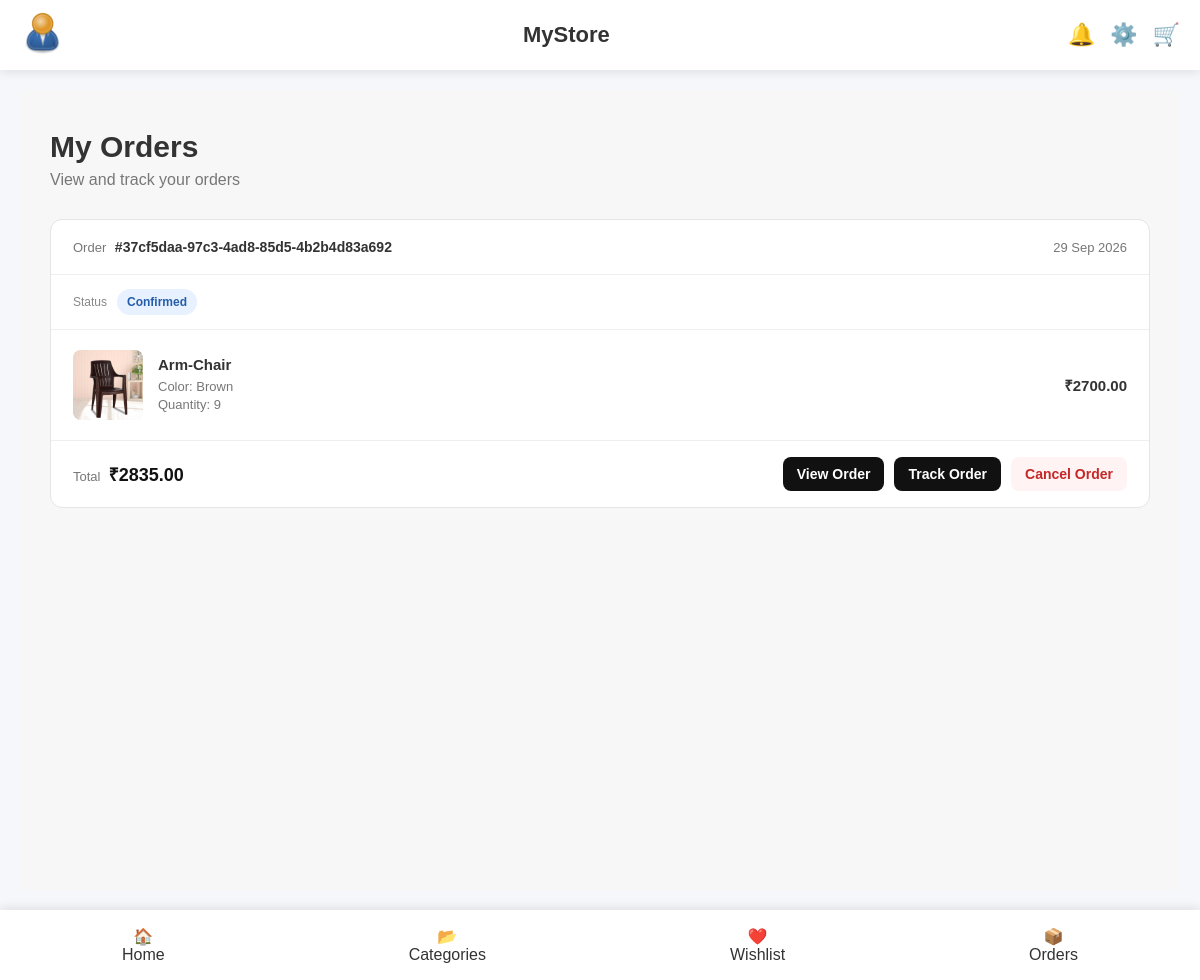
Page /orders/ (signed in) on the earlier database version.
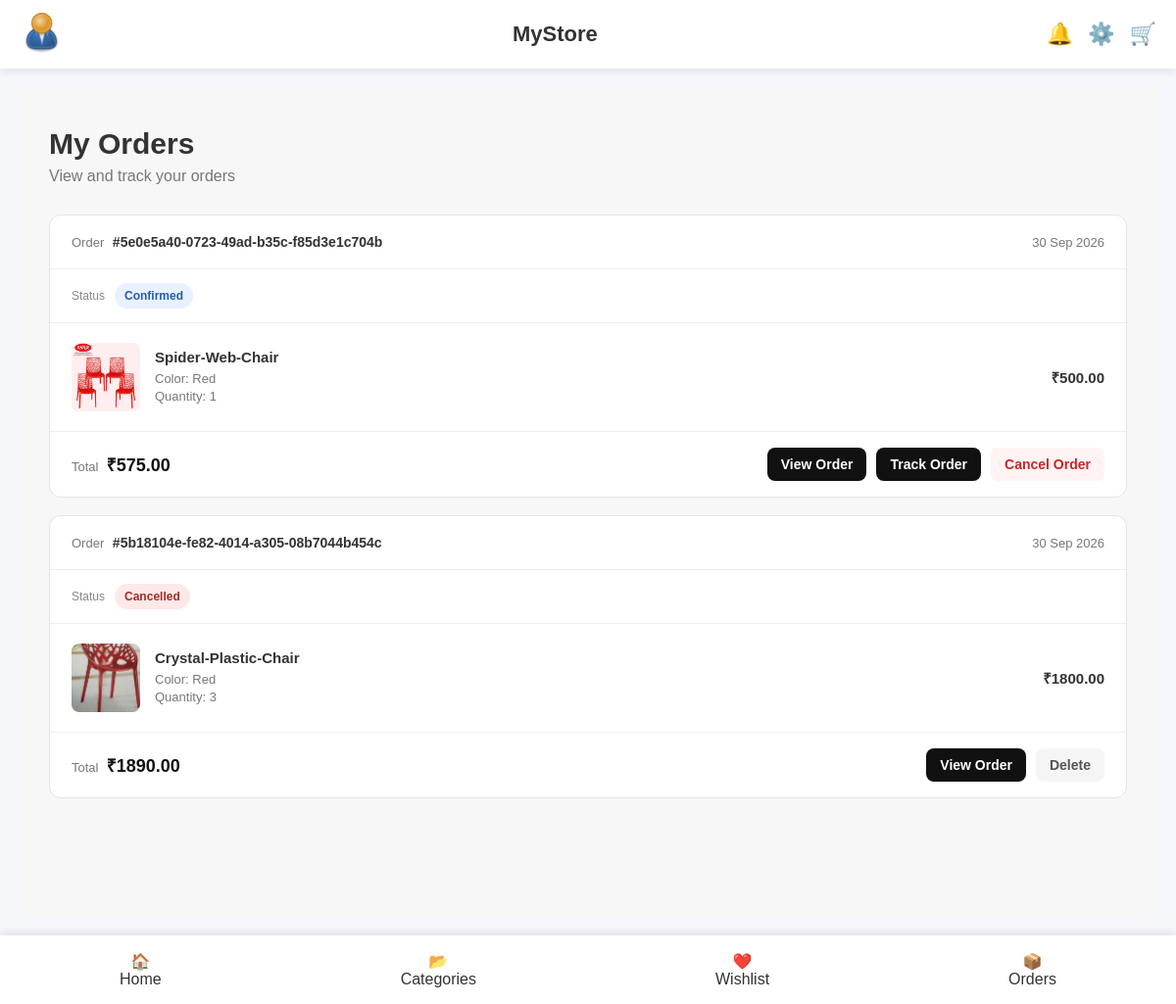
Same page on the later database version.
### orders/models.py (models this page shows, shortened)
class Order(models.Model):
    STATUS_CHOICES = [
        ("pending", "Pending"),
        ("confirmed", "Confirmed"),
        ("processing", "Processing"),
        ("shipped", "Shipped"),
        ("delivered", "Delivered"),
        ("cancelled", "Cancelled"),
    ]
    PAYMENT_METHOD_CHOICES = [
        ("card", "Credit/Debit Card"),
        ("upi", "UPI"),
        ("cod", "Cash on Delivery"),
    ]
    PAYMENT_STATUS_CHOICES = [
        ("pending", "Pending"),
        ("paid", "Paid"),
        ("failed", "Failed"),
        ("refunded", "Refunded"),
    ]
    id = models.UUIDField(
        primary_key=True,
        default=uuid.uuid4,
        editable=False,
    )
    user = models.ForeignKey(
        settings.AUTH_USER_MODEL,
        on_delete=models.CASCADE,
        related_name="orders",
    )
    status = models.CharField(
        max_length=20,
        choices=STATUS_CHOICES,
        default="pending",
    )
    payment_method = models.CharField(
        max_length=20,
        choices=PAYMENT_METHOD_CHOICES,
    )
    payment_status = models.CharField(
        max_length=20,
        choices=PAYMENT_STATUS_CHOICES,
        default="pending",
    )
    full_name = models.CharField(
        max_length=100,
    )
    address_line_1 = models.CharField(
        max_length=255,
    )
    address_line_2 = models.CharField(
        max_length=255,
        blank=True,
    )
    city = models.CharField(
        max_length=100,
    )
    state = models.CharField(
        max_length=100,
    )
    postal_code = models.CharField(
        max_length=20,
    )
    country = models.CharField(
        max_length=100,
    )
    phone_number = models.CharField(
        max_length=20,
    )
    subtotal = models.DecimalField(
        max_digits=12,
        decimal_places=2,
    )
    tax = models.DecimalField(
        max_digits=12,
        decimal_places=2,
        default=0,
    )
    shipping_cost = models.DecimalField(
        max_digits=12,
        decimal_places=2,
        default=0,
    )
    total_amount = models.DecimalField(
        max_digits=12,
        decimal_places=2,
    )
    created_at = models.DateTimeField(
        auto_now_add=True,
    )
    updated_at = models.DateTimeField(
        auto_now=True,
    )

class OrderItem(models.Model):
    id = models.UUIDField(
        primary_key=True,
        default=uuid.uuid4,
        editable=False,
    )
    order = models.ForeignKey(
        Order,
        on_delete=models.CASCADE,
        related_name="items",
    )
    variant = models.ForeignKey(
        ProductVariant,
        on_delete=models.PROTECT,
        related_name="order_items",
    )
    product_name = models.CharField(
        max_length=255,
    )
    color_name = models.CharField(
        max_length=100,
    )
    image_url = models.CharField(
        max_length=500,
        blank=True,
    )
    price = models.DecimalField(
        max_digits=12,
        decimal_places=2,
    )
    quantity = models.PositiveIntegerField()
    subtotal = models.DecimalField(
        max_digits=12,
        decimal_places=2,
    )

### orders/views.py (the view)
@login_required
def order_list(request):
    orders = (
        Order.objects
        .filter(user=request.user)
        .prefetch_related("items")
        .order_by("-created_at")
    )
    return render(
        request,
        "orders/order_list.html",
        {
            "orders": orders,
        },
    )

### template/orders/order_list.html (shortened to what this page needs)
{% extends "base.html" %}
{% load static %}
{% block extra_css %}
<link rel="stylesheet" href="{% static 'css/orders.css' %}" />
{% endblock %}
{% block content %}
<main class="orders-page">
  <div class="orders-container">
    <div class="orders-header">
      <div>
        <h1>My Orders</h1>
        <p>View and track your orders</p>
      </div>
    </div>
    {% if not orders %}
    <section class="no-orders">
      <div class="no-orders-icon">📦</div>
      <h2>No Orders Yet</h2>
      <p>You haven't placed any orders yet.</p>
      <a href="{% url 'products:home' %}"> Continue Shopping </a>
    </section>
    {% else %}
    <div class="orders-list">
      {% for order in orders %}
      <article class="order-card">
        <div class="order-card-header">
          <div>
            <span class="order-label"> Order </span>
            <strong class="order-id"> #{{ order.id }} </strong>
          </div>
          <div class="order-date">{{ order.created_at|date:"d M Y" }}</div>
        </div>
        <div class="order-status-row">
          <span class="status-label"> Status </span>
          <span class="order-status status-{{ order.status }}">
            {{ order.get_status_display }}
          </span>
        </div>
        <div class="order-items">
          {% for item in order.items.all %}
          <div class="order-item">
            <div class="order-item-image">
              {% if item.image_url %}
              <img src="{{ item.image_url }}" alt="{{ item.product_name }}" />
              {% else %}
              <div>📦</div>
              {% endif %}
            </div>
            <div class="order-item-info">
              <h3>{{ item.product_name }}</h3>
              <p>Color: {{ item.color_name }}</p>
              <p>Quantity: {{ item.quantity }}</p>
            </div>
            <div class="order-item-price">₹{{ item.subtotal }}</div>
          </div>
          {% endfor %}
        </div>
        <div class="order-card-footer">
          <div class="order-total">
            <span> Total </span>
            <strong> ₹{{ order.total_amount }} </strong>
          </div>
          <div class="order-actions">
            <a
              href="{% url 'orders:order_detail' order.id %}"
              class="order-btn"
            >
              View Order
            </a>
            {% if order.status != "cancelled" %}
            <a
              href="{% url 'orders:order_tracking' order.id %}"
              class="order-btn"
            >
              Track Order
            </a>
            {% endif %}
            {% if order.status == "pending" or order.status == "confirmed" or order.status == "processing" %}
            <form
              method="POST"
              action="{% url 'orders:cancel_order' order.id %}"
              onsubmit="
                return confirm('Are you sure you want to cancel this order?');
              "
            >
              <button type="submit" class="order-btn cancel-order-btn">
                Cancel Order
              </button>
            </form>
            {% endif %}
            {% if order.status == "cancelled" %}
            <form
              method="POST"
              action="{% url 'orders:delete_order' order.id %}"
              onsubmit="
                return confirm('Remove this order from your order history?');
              "
            >
              <button type="submit" class="order-btn delete-order-btn">
                Delete
              </button>
            </form>
            {% endif %}
          </div>
        </div>
      </article>
      {% endfor %}
    </div>
    {% endif %}
  </div>
</main>
{% endblock %}

Differences in the rows shown:
removed Order: id "37cf5daa-97c3-4ad8-85d5-4b2b4d83a692", created_at "29 Sep 2026", status "Confirmed", total_amount "2835.00", shows "Track Order", shows "Cancel Order"
removed OrderItem: image_url (picture), product_name "Arm-Chair", color_name "Brown", quantity "9", subtotal "2700.00", shown under "37cf5daa-97c3-4ad8-85d5-4b2b4d83a692"
added Order: id "5e0e5a40-0723-49ad-b35c-f85d3e1c704b", created_at "30 Sep 2026", status "Confirmed", total_amount "575.00", shows "Track Order", shows "Cancel Order"
added OrderItem: image_url (picture), product_name "Spider-Web-Chair", color_name "Red", quantity "1", subtotal "500.00", shown under "5e0e5a40-0723-49ad-b35c-f85d3e1c704b"
added Order: id "5b18104e-fe82-4014-a305-08b7044b454c", created_at "30 Sep 2026", status "Cancelled", total_amount "1890.00", shows "Delete"
added OrderItem: image_url (picture), product_name "Crystal-Plastic-Chair", color_name "Red", quantity "3", subtotal "1800.00", shown under "5b18104e-fe82-4014-a305-08b7044b454c"
